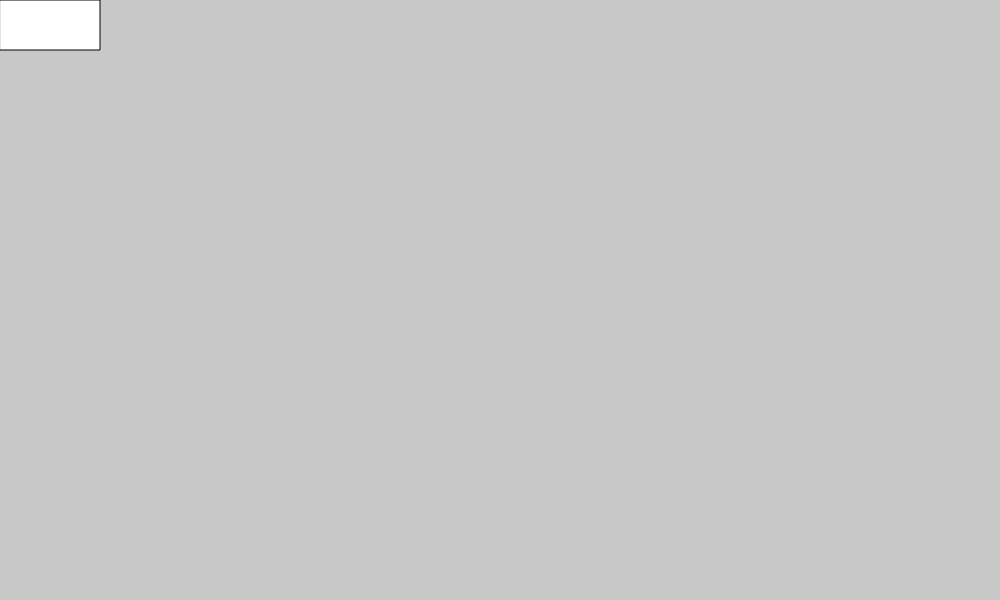
Frame 1 (no input)
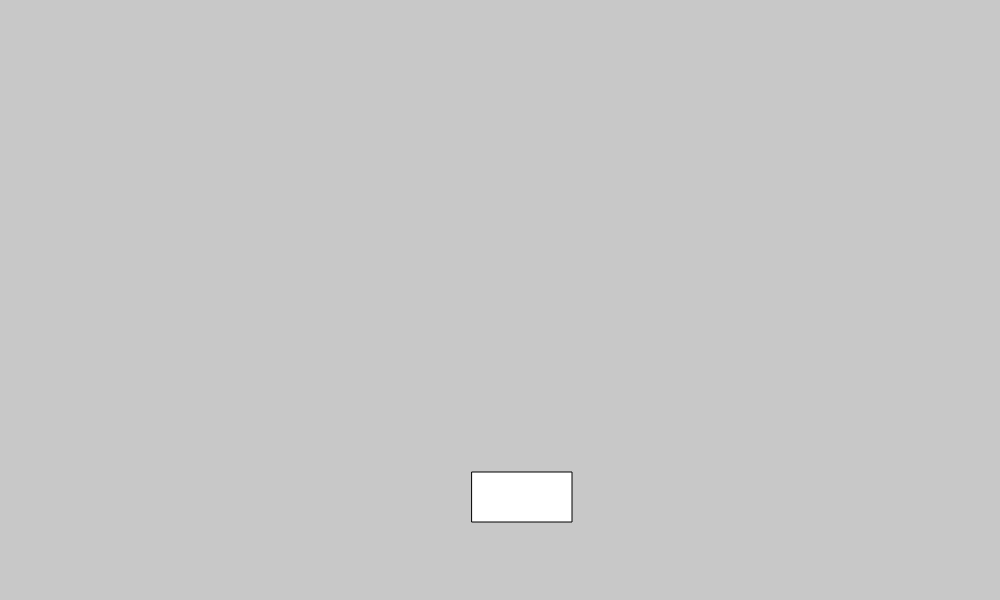
Frame 60 (no input)
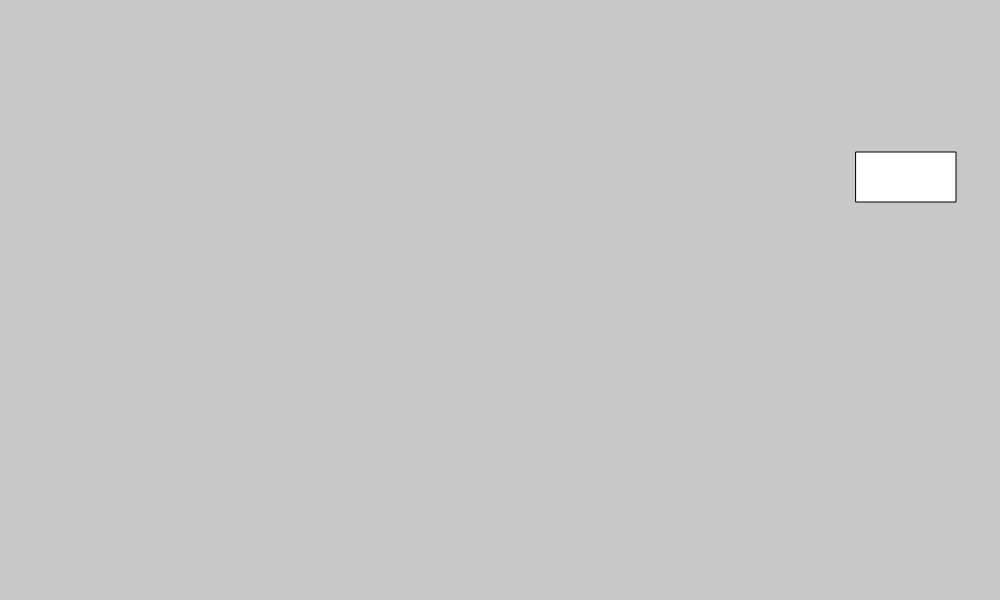
Frame 120 (the mouse pressed at the canvas centre since frame 60)

The p5.js sketch that drew these frames (run headless with seeded random() and noise() and a simulated clock; from frame 60 on, the mouse is pressed at the canvas centre):

// p5.js sketch
// ── sketch.js
const WIDTH = 1000;
const HEIGHT = 600;
const w = 100;
const h = 50;  
let x = 0;
let y = 0;
let speed = 8;
let xDir = 1;
let yDir = 1;

function setup() {
  // Create the canvas
  createCanvas(WIDTH,HEIGHT);
  background(200);
  frameRate(30);
  
//  // Set colors
//  fill(204, 101, 192, 127);
//  stroke(127, 63, 120);

//  // A rectangle
//  rect(40, 120, 120, 40);
//  // An ellipse
//  ellipse(240, 240, 80, 80);
//  // A triangle
//  triangle(300, 100, 320, 100, 310, 80);

//  rect(30, 20, 85, 55, 50, 15, 10, 5);
//}
}

function draw() {
  // put drawing code here
  background(200);
//   fill(204,101,192,127);
  rect(x, y, w, h);
  y += speed * yDir;
  x += speed * xDir;
  if (y + h > HEIGHT || y < 0) {
    yDir = -yDir;
  }
  if (x + w > WIDTH || x < 0) {
    xDir = -xDir;
  }
}

//function mousePressed() {
//  if (mouseX > 0 && mouseX < 100 && mouseY > 0 && mouseY < 100) {
//    let fs = fullscreen();
//    fullscreen(!fs);
// }
//}
